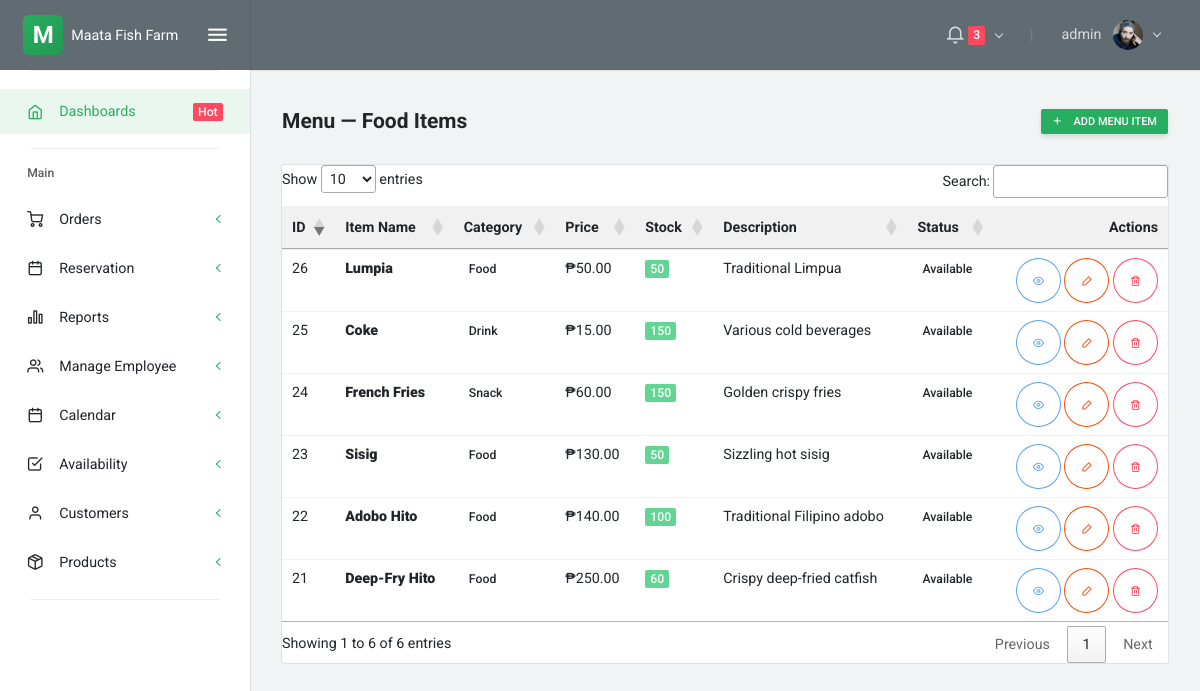
/products_menu.php (signed in), run on an earlier commit of the app's database.
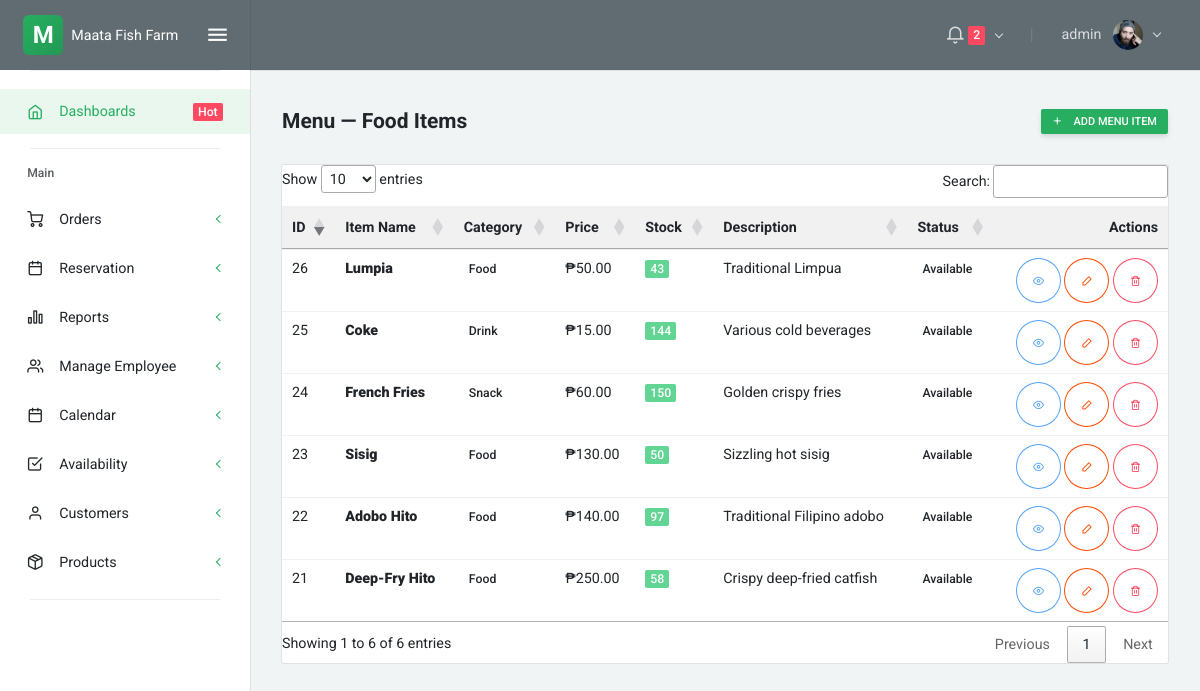
And on a later commit of the database.
### tables this page shows
CREATE TABLE `products` (
  `id` int(11) NOT NULL,
  `name` varchar(100) NOT NULL,
  `category` enum('fish','food','snack','drink') NOT NULL,
  `description` text DEFAULT NULL,
  `image` varchar(255) DEFAULT NULL,
  `price` decimal(10,2) NOT NULL,
  `unit` enum('kg','piece','order','pcs') DEFAULT 'kg',
  `stock_quantity` int(11) DEFAULT 0,
  `status` enum('available','unavailable') DEFAULT 'available',
  `created_at` timestamp NOT NULL DEFAULT current_timestamp(),
  `updated_at` timestamp NOT NULL DEFAULT current_timestamp() ON UPDATE current_timestamp()
);

### products_menu.php (the view, shortened to what the changed rows need)
<?php include 'partials/head.php'; ?>
<?php include 'partials/navbar.php'; ?>
                <div class="layout-content">
                    <div class="container-fluid flex-grow-1 container-p-y">
                        <div class="card">
                            <div class="table-responsive">
                            <table id="menuTable" class="table table-sm mb-0">
                                <thead class="bg-light">
                                    <tr>
                                        <th>ID</th>
                                        <th>Item Name</th>
                                        <th>Category</th>
                                        <th>Price</th>
                                        <th>Stock</th>
                                        <th>Description</th>
                                        <th>Status</th>
                                        <th class="text-right">Actions</th>
                                    </tr>
                                </thead>
                                <tbody>
                                    <?php
                                    require __DIR__ . '/config/db.php';
                                    $menu = [];
                                    $stmt = $conn->prepare('SELECT id, name, category, description, price, unit, stock_quantity, status, image FROM products WHERE category IN ("food", "snack", "drink") ORDER BY category ASC, name ASC');
                                    if ($stmt) {
                                        $stmt->execute();
                                        $res = $stmt->get_result();
                                        while ($r = $res->fetch_assoc()) $menu[] = $r;
                                    }
                                    if (empty($menu)) {
                                        echo '<tr><td colspan="8" class="text-center text-muted py-4">No menu items found. <a href="products_add.php?category=food">Add one now</a></td></tr>';
                                    } else {
                                        foreach ($menu as $m):
                                    ?>
                                    <tr>
                                        <td><?php echo (int)$m['id']; ?></td>
                                        <td><strong><?php echo htmlspecialchars($m['name']); ?></strong></td>
                                        <td><span class="badge badge-light-primary"><?php echo htmlspecialchars(ucfirst($m['category'])); ?></span></td>
                                        <td>₱<?php echo number_format($m['price'], 2); ?></td>
                                        <td><span class="badge badge-success"><?php echo (int)$m['stock_quantity']; ?></span></td>
                                        <td><?php echo htmlspecialchars(substr($m['description'] ?? '', 0, 40)); ?></td>
                                        <td><span class="badge badge-light-<?php echo ($m['status'] === 'available') ? 'success' : 'danger'; ?>"><?php echo htmlspecialchars(ucfirst($m['status'])); ?></span></td>
                                        <td class="text-right">
                                            <button class="btn btn-sm btn-icon btn-outline-info view-menu"
                                                data-id="<?php echo (int)$m['id']; ?>"
                                                data-name="<?php echo htmlspecialchars($m['name']); ?>"
                                                data-category="<?php echo htmlspecialchars($m['category']); ?>"
                                                data-price="<?php echo number_format($m['price'], 2, '.', ''); ?>"
                                                data-stock="<?php echo (int)$m['stock_quantity']; ?>"
                                                data-desc="<?php echo htmlspecialchars($m['description']); ?>"
                                                data-status="<?php echo htmlspecialchars($m['status']); ?>"
                                                data-image="<?php echo htmlspecialchars($m['image'] ?? ''); ?>"
                                                title="View"><i class="feather icon-eye"></i></button>
                                            <button class="btn btn-sm btn-icon btn-outline-primary edit-menu"
                                                data-id="<?php echo (int)$m['id']; ?>"
                                                data-name="<?php echo htmlspecialchars($m['name']); ?>"
                                                data-category="<?php echo htmlspecialchars($m['category']); ?>"
                                                data-price="<?php echo number_format($m['price'], 2, '.', ''); ?>"
                                                data-stock="<?php echo (int)$m['stock_quantity']; ?>"
                                                data-desc="<?php echo htmlspecialchars($m['description']); ?>"
                                                data-status="<?php echo htmlspecialchars($m['status']); ?>"
                                                title="Edit"><i class="feather icon-edit-2"></i></button>
                                            <button class="btn btn-sm btn-icon btn-outline-danger delete-menu" data-id="<?php echo (int)$m['id']; ?>" title="Delete"><i class="feather icon-trash-2"></i></button>
                                        </td>
                                    </tr>
                                    <?php
                                        endforeach;
                                    }
                                    ?>
                                </tbody>
                            </table>
                            </div>
                        </div>
                    </div>
                </div>
<?php include 'partials/footer.php'; ?>
<link rel="stylesheet" href="https://cdn.datatables.net/1.13.6/css/jquery.dataTables.min.css">

### partials/navbar.php (shortened to what the changed rows need)
<?php
require_once __DIR__ . '/../config/db.php';
$pending_count = 0;
$status = 'pending';
$pc_stmt = $conn->prepare('SELECT COUNT(*) as cnt FROM reservations WHERE status = ?');
if ($pc_stmt) {
    $pc_stmt->bind_param('s', $status);
    $pc_stmt->execute();
    $pc_res = $pc_stmt->get_result();
    $pending_count = (int)($pc_res->fetch_assoc()['cnt'] ?? 0);
}
?>
<div class="layout-container">
    <nav class="layout-navbar navbar navbar-expand-lg align-items-lg-center bg-dark container-p-x" id="layout-navbar">
        <div class="navbar-collapse collapse" id="layout-navbar-collapse">
            <div class="navbar-nav align-items-lg-center ml-auto">
                <div class="demo-navbar-notifications nav-item dropdown mr-lg-3">
                    <a class="nav-link dropdown-toggle" href="javascript:void(0);" data-toggle="dropdown" aria-haspopup="true" aria-expanded="false" style="cursor: pointer; pointer-events: auto;">
                        <i class="feather icon-bell navbar-icon align-middle"></i>
                        <?php if ($pending_count > 0): ?>
                        <span class="badge badge-danger"><?php echo $pending_count; ?></span>
                        <?php endif; ?>
                    </a>
                </div>
            </div>
        </div>
    </nav>

What changed in the data, as far as the page shows it:
changed products "Adobo Hito": stock_quantity "100" → "97"
changed products "Deep-Fry Hito": stock_quantity "60" → "58"
changed products "Lumpia": stock_quantity "50" → "43"
changed products "Coke": stock_quantity "150" → "144"
Also different on the page:
$pending_count: "3" → "2"
